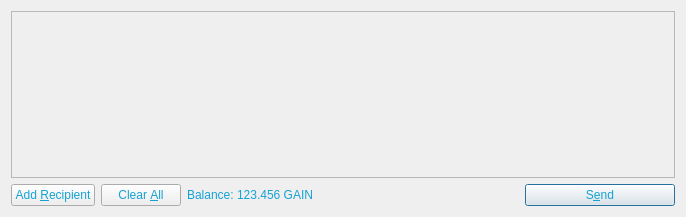
<?xml version="1.0" encoding="UTF-8"?>
<ui version="4.0">
 <class>SendCoinsDialog</class>
 <widget class="QDialog" name="SendCoinsDialog">
  <property name="geometry">
   <rect>
    <x>0</x>
    <y>0</y>
    <width>686</width>
    <height>217</height>
   </rect>
  </property>
  <property name="windowTitle">
   <string>Send Coins</string>
  </property>
  <property name="styleSheet">
   <string notr="true">background-image: url(:/images/bg01);
color: rgb(20, 162, 213);</string>
  </property>
  <layout class="QVBoxLayout" name="verticalLayout">
   <item>
    <widget class="QScrollArea" name="scrollArea">
     <property name="widgetResizable">
      <bool>true</bool>
     </property>
     <widget class="QWidget" name="scrollAreaWidgetContents">
      <property name="geometry">
       <rect>
        <x>0</x>
        <y>0</y>
        <width>666</width>
        <height>165</height>
       </rect>
      </property>
      <layout class="QVBoxLayout" name="verticalLayout_2">
       <property name="leftMargin">
        <number>0</number>
       </property>
       <property name="topMargin">
        <number>0</number>
       </property>
       <property name="rightMargin">
        <number>0</number>
       </property>
       <property name="bottomMargin">
        <number>0</number>
       </property>
       <item>
        <layout class="QVBoxLayout" name="entries">
         <property name="spacing">
          <number>6</number>
         </property>
        </layout>
       </item>
       <item>
        <spacer name="verticalSpacer">
         <property name="orientation">
          <enum>Qt::Vertical</enum>
         </property>
         <property name="sizeHint" stdset="0">
          <size>
           <width>20</width>
           <height>40</height>
          </size>
         </property>
        </spacer>
       </item>
      </layout>
     </widget>
    </widget>
   </item>
   <item>
    <layout class="QHBoxLayout" name="horizontalLayout">
     <item>
      <widget class="QPushButton" name="addButton">
       <property name="toolTip">
        <string>Send to multiple recipients at once</string>
       </property>
       <property name="text">
        <string>Add &amp;Recipient</string>
       </property>
       <property name="icon">
        <iconset resource="../bitcoin.qrc">
         <normaloff>:/icons/add</normaloff>:/icons/add</iconset>
       </property>
       <property name="autoDefault">
        <bool>false</bool>
       </property>
      </widget>
     </item>
     <item>
      <widget class="QPushButton" name="clearButton">
       <property name="sizePolicy">
        <sizepolicy hsizetype="Minimum" vsizetype="Fixed">
         <horstretch>0</horstretch>
         <verstretch>0</verstretch>
        </sizepolicy>
       </property>
       <property name="toolTip">
        <string>Remove all transaction fields</string>
       </property>
       <property name="text">
        <string>Clear &amp;All</string>
       </property>
       <property name="icon">
        <iconset resource="../bitcoin.qrc">
         <normaloff>:/icons/remove</normaloff>:/icons/remove</iconset>
       </property>
       <property name="autoRepeatDelay">
        <number>300</number>
       </property>
       <property name="autoDefault">
        <bool>false</bool>
       </property>
      </widget>
     </item>
     <item>
      <layout class="QHBoxLayout" name="horizontalLayout_2">
       <property name="spacing">
        <number>3</number>
       </property>
       <item>
        <widget class="QLabel" name="label">
         <property name="text">
          <string>Balance:</string>
         </property>
        </widget>
       </item>
       <item>
        <widget class="QLabel" name="labelBalance">
         <property name="cursor">
          <cursorShape>IBeamCursor</cursorShape>
         </property>
         <property name="text">
          <string>123.456 GAIN</string>
         </property>
         <property name="textInteractionFlags">
          <set>Qt::LinksAccessibleByMouse|Qt::TextSelectableByKeyboard|Qt::TextSelectableByMouse</set>
         </property>
        </widget>
       </item>
      </layout>
     </item>
     <item>
      <spacer name="horizontalSpacer">
       <property name="orientation">
        <enum>Qt::Horizontal</enum>
       </property>
       <property name="sizeHint" stdset="0">
        <size>
         <width>40</width>
         <height>20</height>
        </size>
       </property>
      </spacer>
     </item>
     <item>
      <widget class="QPushButton" name="sendButton">
       <property name="minimumSize">
        <size>
         <width>150</width>
         <height>0</height>
        </size>
       </property>
       <property name="toolTip">
        <string>Confirm the send action</string>
       </property>
       <property name="text">
        <string>S&amp;end</string>
       </property>
       <property name="icon">
        <iconset resource="../bitcoin.qrc">
         <normaloff>:/icons/send</normaloff>:/icons/send</iconset>
       </property>
       <property name="default">
        <bool>true</bool>
       </property>
      </widget>
     </item>
    </layout>
   </item>
  </layout>
 </widget>
 <resources>
  <include location="../bitcoin.qrc"/>
 </resources>
 <connections/>
</ui>
